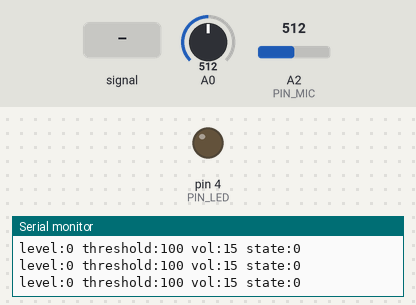
Recording of a program running on a simulated Arduino Uno, built with avr-gcc and run on an emulated ATmega328P. On the bench: output pins drawn as LEDs (lit = HIGH), the last lines printed to the serial monitor. The inputs (shaded band) are chosen by the test bench; at power-on: A2 (PIN_MIC) = 512, A0 = 512. Random numbers use the default seed unless the program sets one; the audio player accepts every command and is not drawn.

Above: at 2.7 s.
2.8 s: A2 (PIN_MIC) fed a 200 Hz sine of ±81 counts around its level
At 3.4 s:
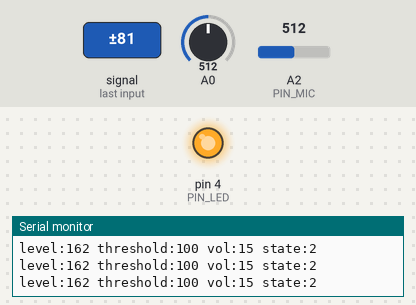
4.4 s: A2 (PIN_MIC) set to 716
7.4 s: A2 (PIN_MIC) fed a 1000 Hz sine of ±255 counts around its level
At 8.8 s:
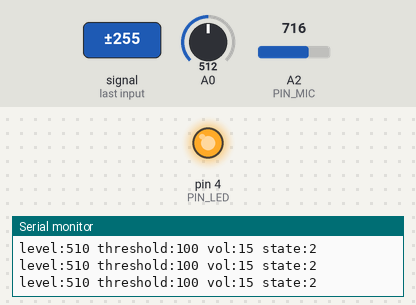
10.4 s: A0 set to 353
13.4 s: A0 set to 330
16.4 s: A2 (PIN_MIC) set to 900
Timing chart, 0 to 19.4 s (numbered marks = the images above; inputs shaded):
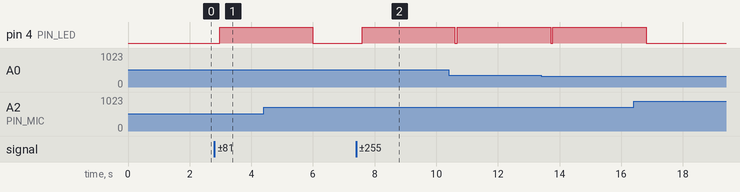

Measured:
- after the input at 2.8 s, pin 4 (PIN_LED): LOW → HIGH after 0.18 s
- after the input at 7.4 s, pin 4 (PIN_LED): LOW → HIGH after 0.20 s

The program:

main.cpp
```cpp
#include <Arduino.h>
#include <SoftwareSerial.h>
#include <DFRobotDFPlayerMini.h>

// ── Pins ──────────────────────────────────────────────────────────────────────
const int PIN_MIC = A2;  // Grove sound sensor (analog out)
const int PIN_LED = 4;   // LED (D4)
const int PIN_DF_RX = 2; // Arduino RX ← DFPlayer TX
const int PIN_DF_TX = 3; // Arduino TX → DFPlayer RX

// ── Tune these in the Fab Lab ─────────────────────────────────────────────────
const int THRESHOLD = 100;
// Peak-to-peak level that counts as talking (0–1023).
// Watch "level:" in serial monitor while quiet – background is usually 5–25.
// Raise if room noise triggers it; lower if it misses speech.

const unsigned long TRIGGER_HOLD_MS = 50;
// Sound must stay above THRESHOLD for this many ms before reacting.
// Raise to ignore claps/door slams; lower if speech is slow to trigger.

const unsigned long RELEASE_HOLD_MS = 600;
// Must be quiet for this many ms before stopping.
// Raise if it cuts out between words; lower if it lingers too long.

// ── DFPlayer ──────────────────────────────────────────────────────────────────
const int DF_TRACK_COUNT = 6; // number of .mp3 files in /mp3/ on the SD card
// Volume is controlled by the potentiometer on A0 (fully clockwise = max)

// ── Measurement ───────────────────────────────────────────────────────────────
const unsigned int SAMPLE_WIN_MS = 30; // peak-to-peak window (ms)

// ── Feedback gap: DFPlayer (timed, no BUSY pin) ───────────────────────────────
// Play → stop → settle → sample mic → re-trigger if still loud.
// Gap ≈ DF_SETTLE_MS + SAMPLE_WIN_MS ≈ 80 ms (short stutter per cycle).
const unsigned long DF_BURST_MS = 3000; // play time before each mic check (ms) – lower = stops sooner, more stutter; raise = smoother, slower to stop

// ── Debug (Serial Plotter compatible) ─────────────────────────────────────────
const bool DEBUG = true; // set false to silence serial output

// ─────────────────────────────────────────────────────────────────────────────

SoftwareSerial dfSerial(PIN_DF_RX, PIN_DF_TX);
DFRobotDFPlayerMini dfPlayer;
bool dfAvailable = false;

enum State : uint8_t
{
    IDLE,
    ARMED,
    REACTING
};
State state = IDLE;

unsigned long armedStart = 0;
unsigned long quietStart = 0;
unsigned long dfPlayStart = 0;
bool dfPlaying = false;
int lastVol = 0;

// ─────────────────────────────────────────────────────────────────────────────

int peakToPeak()
{
    unsigned long t = millis();
    int hi = 0, lo = 1023;
    while (millis() - t < SAMPLE_WIN_MS)
    {
        int v = analogRead(PIN_MIC);
        if (v > hi)
            hi = v;
        if (v < lo)
            lo = v;
    }
    return hi - lo;
}

void playRandom()
{
    lastVol = map(analogRead(A0), 0, 1023, 0, 30);
    dfPlayer.volume(lastVol);
    int track = (int)random(1, DF_TRACK_COUNT + 1);
    if (DEBUG)
    {
        Serial.print(F("track:"));
        Serial.println(track);
    }
    dfPlayer.playMp3Folder(track);
}

void dbg(int level, int st)
{
    if (!DEBUG)
        return;
    Serial.print(F("level:"));
    Serial.print(level);
    Serial.print(F(" threshold:"));
    Serial.print(THRESHOLD);
    Serial.print(F(" vol:"));
    Serial.print(lastVol);
    Serial.print(F(" state:"));
    Serial.println(st);
}

// ─────────────────────────────────────────────────────────────────────────────

void setup()
{
    pinMode(PIN_LED, OUTPUT);
    Serial.begin(9600);
    randomSeed(analogRead(A2));

    dfSerial.begin(9600);
    delay(1000);
    if (dfPlayer.begin(dfSerial))
    {
        lastVol = map(analogRead(A0), 0, 1023, 0, 30);
        dfPlayer.volume(lastVol);
        dfAvailable = true;
        Serial.println(F("DFPlayer OK"));
    }
    else
    {
        Serial.println(F("DFPlayer not found"));
    }
}

// ─────────────────────────────────────────────────────────────────────────────

void loop()
{
    int level = peakToPeak();

    // ── IDLE ─────────────────────────────────────────────────────────────────
    if (state == IDLE)
    {
        if (level > THRESHOLD)
        {
            state = ARMED;
            armedStart = millis();
        }
        dbg(level, 0);
        return;
    }

    // ── ARMED – confirm sound is sustained, not a clap ────────────────────────
    if (state == ARMED)
    {
        if (level <= THRESHOLD)
        {
            state = IDLE;
            dbg(level, 1);
            return;
        }
        if (millis() - armedStart >= TRIGGER_HOLD_MS)
        {
            state = REACTING;
            quietStart = 0;
            dfPlaying = false;
            Serial.println(F("Triggered"));
        }
        dbg(level, 1);
        return;
    }

    // ── REACTING ─────────────────────────────────────────────────────────────
    if (state == REACTING)
    {
        if (dfAvailable)
        {
            if (dfPlaying && millis() - dfPlayStart < DF_BURST_MS)
            {
                digitalWrite(PIN_LED, HIGH);
                dbg(level, 2);
                return;
            }
            if (dfPlaying)
            {
                dfPlayer.stop();
                digitalWrite(PIN_LED, LOW);
                dfPlaying = false;
                level = peakToPeak();
            }
            if (level > THRESHOLD)
            {
                quietStart = 0;
                playRandom();
                dfPlayStart = millis();
                dfPlaying = true;
                digitalWrite(PIN_LED, HIGH);
            }
            else
            {
                if (quietStart == 0)
                    quietStart = millis();
                if (millis() - quietStart >= RELEASE_HOLD_MS)
                {
                    dfPlayer.stop();
                    digitalWrite(PIN_LED, LOW);
                    state = IDLE;
                    Serial.println(F("Released"));
                }
            }
        }
        dbg(level, 2);
        return;
    }
}
```
